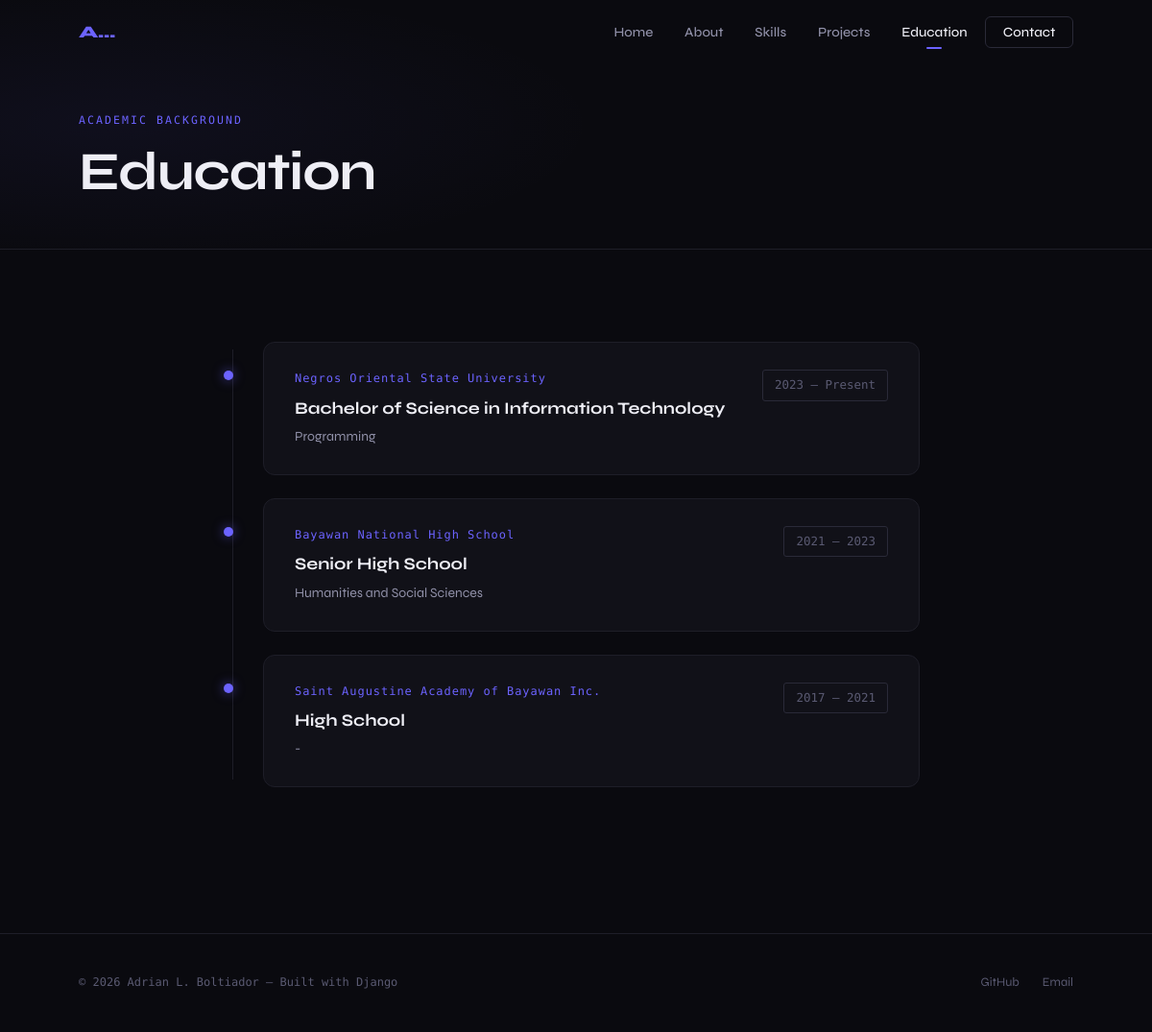
The app's page /education/ with its own data.
### bolt_app/models.py (models this page shows, shortened)
class Profile(models.Model):
    name = models.CharField(max_length=100)
    tagline = models.CharField(max_length=200)
    bio = models.TextField()
    career_goals = models.TextField()
    profile_photo = models.ImageField(upload_to='profile/', blank=True, null=True)
    email = models.EmailField()
    github_url = models.URLField(blank=True)
    linkedin_url = models.URLField(blank=True)
    twitter_url = models.URLField(blank=True)
    resume = models.FileField(upload_to='resume/', blank=True, null=True)
    class Meta:
        verbose_name = 'Profile'

class Education(models.Model):
    institution = models.CharField(max_length=200)
    degree = models.CharField(max_length=200)
    field_of_study = models.CharField(max_length=200)
    start_year = models.IntegerField()
    end_year = models.IntegerField(null=True, blank=True, help_text='Leave blank if current')
    description = models.TextField(blank=True)
    logo = models.ImageField(upload_to='education/', blank=True, null=True)
    order = models.IntegerField(default=0)
    def get_year_range(self):
        if self.end_year:
            return f"{self.start_year} – {self.end_year}"
        return f"{self.start_year} – Present"
    class Meta:
        ordering = ['-start_year']

### bolt_app/views.py (the view)
# urls.py: path('education/', views.education, name='education'),
def education(request):
    profile = get_profile()
    all_education = Education.objects.all()
    context = {
        'profile': profile,
        'education_list': all_education,
        'active_page': 'education',
    }
    return render(request, 'bolt_app/education.html', context)

### bolt_app/views.py (called while the page is built)
def get_profile():
    return Profile.objects.first()

### bolt_app/templates/bolt_app/education.html (shortened to what this page needs)
{% extends 'bolt_app/base.html' %}
{% load static %}
{% block content %}
<div class="page-hero">
  <div class="page-hero-bg"></div>
  <div class="container" style="position:relative;">
    <span class="section-label">Academic background</span>
    <h1 style="font-size:clamp(2rem,5vw,3.5rem); letter-spacing:-0.02em;">Education</h1>
  </div>
</div>
<section class="section">
  <div class="container" style="max-width:780px;">
    {% if education_list %}
    <div class="education-timeline">
      {% for edu in education_list %}
      <div class="edu-item fade-up">
        <div class="edu-header">
          <div>
            <div class="edu-institution">{{ edu.institution }}</div>
            <div class="edu-degree">{{ edu.degree }}</div>
            <div class="edu-field">{{ edu.field_of_study }}</div>
          </div>
          <span class="edu-years">{{ edu.get_year_range }}</span>
        </div>
      </div>
      {% endfor %}
    </div>
    {% else %}
    <p style="color:var(--text-3); font-family:var(--font-mono); font-size:0.875rem;">
      No education records yet. Add them in the admin panel.
    </p>
    {% endif %}
  </div>
</section>
{% endblock %}

### bolt_app/templates/bolt_app/base.html (shortened to what this page needs)
{% load static %}
<!DOCTYPE html>
<html lang="en">
<head>
  <link rel="stylesheet" href="{% static 'bolt_app/css/style.css' %}" />
</head>
<body>
  <header class="nav" id="nav">
    <div class="nav-inner">
      <a href="{% url 'home' %}" class="nav-logo">
        {% if profile %}<span>{{ profile.name|truncatechars:2 }}{% else %}<span>/</span>Portfolio{% endif %}
      </a>
      <nav>
        <ul class="nav-links" id="navLinks">
          <li><a href="{% url 'home' %}"      {% if active_page == 'home'      %}class="active"{% endif %}>Home</a></li>
          <li><a href="{% url 'about' %}"     {% if active_page == 'about'     %}class="active"{% endif %}>About</a></li>
          <li><a href="{% url 'skills' %}"    {% if active_page == 'skills'    %}class="active"{% endif %}>Skills</a></li>
          <li><a href="{% url 'projects' %}"  {% if active_page == 'projects'  %}class="active"{% endif %}>Projects</a></li>
          <li><a href="{% url 'education' %}" {% if active_page == 'education' %}class="active"{% endif %}>Education</a></li>
          <li><a href="{% url 'contact' %}"   class="nav-cta {% if active_page == 'contact' %}active{% endif %}">Contact</a></li>
        </ul>
      </nav>
    </div>
  </header>
  <main>
    {% block content %}{% endblock %}
  </main>
  <footer class="footer">
    <div class="footer-inner">
      <p class="footer-copy">
        &copy; {% now "Y" %} {% if profile %}{{ profile.name }}{% else %}Portfolio{% endif %} — Built with Django
      </p>
      <nav class="footer-links">
        {% if profile.github_url   %}<a href="{{ profile.github_url }}"   target="_blank" rel="noopener">GitHub</a>{% endif %}
        {% if profile.email        %}<a href="mailto:{{ profile.email }}">Email</a>{% endif %}
      </nav>
    </div>
  </footer>
</body>
</html>

### records on screen
Profile: name "A…", name "Adrian L. Boltiador"
Education: institution "Negros Oriental State University", degree "Bachelor of Science in Information Technology", field_of_study "Programming", get_year_range "2023 – Present"
Education: institution "Bayawan National High School", degree "Senior High School", field_of_study "Humanities and Social Sciences", get_year_range "2021 – 2023"
Education: institution "Saint Augustine Academy of Bayawan Inc.", degree "High School", field_of_study "-", get_year_range "2017 – 2021"
